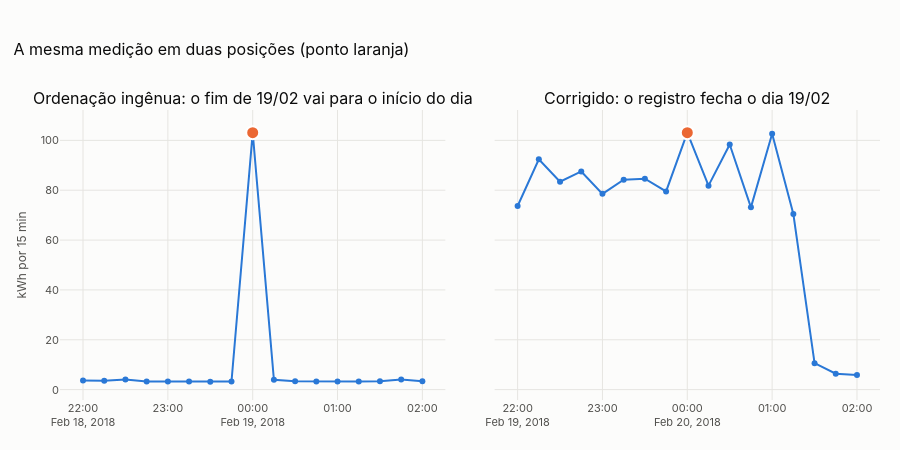

Source (notebook cell):
### Markdown cell above
**Hipótese B confirmada.** A linha rotulada `D 00:00` difere em mediana só 0,07 kWh de `D 23:45` e de `D+1 00:15`. De `D 00:15` ela difere 0,39 kWh, praticamente o mesmo que dois intervalos consecutivos quaisquer. Ou seja, ela pertence ao fim do dia D.

Mais duas evidências independentes apontam na mesma direção:
- o `Day_of_week` dessa linha é o dia D, o mesmo do intervalo que vai das 23:45 às 24:00 de D;
- a posição no arquivo, logo depois de `D 23:45`.

O gráfico abaixo mostra o dia em que o efeito é mais visível:

### Code cell
# Pick the day where the misplaced value differs most from D 00:15 (most visible case).
gap_vs_start = np.abs(v_mid - by_label.reindex(day + pd.Timedelta("00:15:00")).to_numpy())
d0 = day.iloc[int(np.nanargmax(gap_vs_start))]

naive = df_raw.sort_values("timestamp").set_index("timestamp")["usage_kwh"]
fixed = df.set_index("timestamp")["usage_kwh"]

fig = make_subplots(
    rows=1,
    cols=2,
    shared_yaxes=True,
    horizontal_spacing=0.06,
    subplot_titles=(
        f"Ordenação ingênua: o fim de {d0:%d/%m} vai para o início do dia",
        f"Corrigido: o registro fecha o dia {d0:%d/%m}",
    ),
)
w1 = naive.loc[d0 - pd.Timedelta("2h") : d0 + pd.Timedelta("2h")]
w2 = fixed.loc[d0 + pd.Timedelta("22h") : d0 + pd.Timedelta("26h")]
fig.add_trace(
    go.Scatter(
        x=w1.index,
        y=w1.values,
        mode="lines+markers",
        line=dict(color=CATEGORICAL[0], width=2),
        marker=dict(size=6),
        name="ordenação ingênua",
    ),
    row=1,
    col=1,
)
fig.add_trace(
    go.Scatter(
        x=[d0],
        y=[naive.loc[d0]],
        mode="markers",
        marker=dict(size=13, color=CATEGORICAL[1], line=dict(color="white", width=2)),
        name=f"linha rotulada {d0:%d/%m} 00:00",
    ),
    row=1,
    col=1,
)
fig.add_trace(
    go.Scatter(
        x=w2.index,
        y=w2.values,
        mode="lines+markers",
        line=dict(color=CATEGORICAL[0], width=2),
        marker=dict(size=6),
        showlegend=False,
    ),
    row=1,
    col=2,
)
moved = d0 + pd.Timedelta("1D")
fig.add_trace(
    go.Scatter(
        x=[moved],
        y=[fixed.loc[moved]],
        mode="markers",
        marker=dict(size=13, color=CATEGORICAL[1], line=dict(color="white", width=2)),
        showlegend=False,
    ),
    row=1,
    col=2,
)
fig.update_yaxes(title_text="kWh por 15 min", row=1, col=1)
fig.update_layout(
    title="A mesma medição em duas posições (ponto laranja)",
    hovermode="closest",
    height=450,
    showlegend=False,
    margin=dict(t=110),
)
fig.show()

### Figure 1 — Plotly figure (JSON) as saved in the notebook; plotly's stock layout.template omitted (floating-point values rounded to 4 significant figures)
{"data": [{"line": {"color": "#2a78d6", "width": 2}, "marker": {"size": 6}, "mode": "lines+markers", "name": "ordenação ingênua", "type": "scatter", "x": ["2018-02-18T22:00:00.000000", "2018-02-18T22:15:00.000000", "2018-02-18T22:30:00.000000", "2018-02-18T22:45:00.000000", "2018-02-18T23:00:00.000000", "2018-02-18T23:15:00.000000", "2018-02-18T23:30:00.000000", "2018-02-18T23:45:00.000000", "2018-02-19T00:00:00.000000", "2018-02-19T00:15:00.000000", "2018-02-19T00:30:00.000000", "2018-02-19T00:45:00.000000", "2018-02-19T01:00:00.000000", "2018-02-19T01:15:00.000000", "2018-02-19T01:30:00.000000", "2018-02-19T01:45:00.000000", "2018-02-19T02:00:00.000000"], "xaxis": "x", "y": [3.64, 3.6, 4.07, 3.31, 3.24, 3.24, 3.17, 3.24, 103.1, 3.96, 3.35, 3.28, 3.28, 3.28, 3.38, 4.07, 3.38], "yaxis": "y"}, {"marker": {"color": "#eb6834", "line": {"color": "white", "width": 2}, "size": 13}, "mode": "markers", "name": "linha rotulada 19/02 00:00", "type": "scatter", "x": ["2018-02-19T00:00:00"], "xaxis": "x", "y": [103.1], "yaxis": "y"}, {"line": {"color": "#2a78d6", "width": 2}, "marker": {"size": 6}, "mode": "lines+markers", "showlegend": false, "type": "scatter", "x": ["2018-02-19T22:00:00.000000", "2018-02-19T22:15:00.000000", "2018-02-19T22:30:00.000000", "2018-02-19T22:45:00.000000", "2018-02-19T23:00:00.000000", "2018-02-19T23:15:00.000000", "2018-02-19T23:30:00.000000", "2018-02-19T23:45:00.000000", "2018-02-20T00:00:00.000000", "2018-02-20T00:15:00.000000", "2018-02-20T00:30:00.000000", "2018-02-20T00:45:00.000000", "2018-02-20T01:00:00.000000", "2018-02-20T01:15:00.000000", "2018-02-20T01:30:00.000000", "2018-02-20T01:45:00.000000", "2018-02-20T02:00:00.000000"], "xaxis": "x2", "y": [73.66, 92.38, 83.41, 87.52, 78.55, 84.2, 84.6, 79.52, 103.1, 81.83, 98.32, 73.12, 102.6, 70.45, 10.62, 6.41, 5.87], "yaxis": "y2"}, {"marker": {"color": "#eb6834", "line": {"color": "white", "width": 2}, "size": 13}, "mode": "markers", "showlegend": false, "type": "scatter", "x": ["2018-02-20T00:00:00"], "xaxis": "x2", "y": [103.1], "yaxis": "y2"}], "layout": {"annotations": [{"font": {"size": 16}, "showarrow": false, "text": "Ordenação ingênua: o fim de 19/02 vai para o início do dia", "x": 0.235, "xanchor": "center", "xref": "paper", "y": 1, "yanchor": "bottom", "yref": "paper"}, {"font": {"size": 16}, "showarrow": false, "text": "Corrigido: o registro fecha o dia 19/02", "x": 0.765, "xanchor": "center", "xref": "paper", "y": 1, "yanchor": "bottom", "yref": "paper"}], "height": 450, "hovermode": "closest", "margin": {"t": 110}, "showlegend": false, "title": {"text": "A mesma medição em duas posições (ponto laranja)"}, "xaxis": {"anchor": "y", "domain": [0, 0.47]}, "xaxis2": {"anchor": "y2", "domain": [0.53, 1]}, "yaxis": {"anchor": "x", "domain": [0, 1], "title": {"text": "kWh por 15 min"}}, "yaxis2": {"anchor": "x2", "domain": [0, 1], "matches": "y", "showticklabels": false}}}
